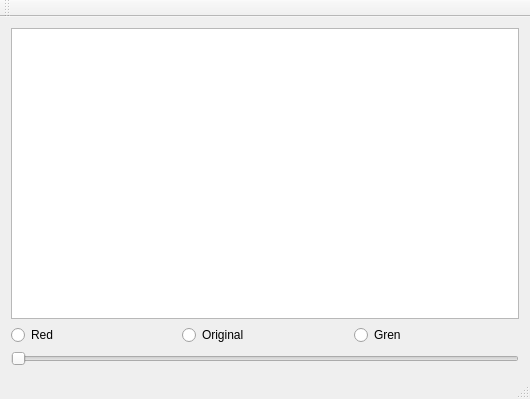
<?xml version="1.0" encoding="UTF-8"?>
<ui version="4.0">
 <class>MainWindow</class>
 <widget class="QMainWindow" name="MainWindow">
  <property name="geometry">
   <rect>
    <x>0</x>
    <y>0</y>
    <width>530</width>
    <height>399</height>
   </rect>
  </property>
  <property name="windowTitle">
   <string>MainWindow</string>
  </property>
  <widget class="QWidget" name="centralWidget">
   <layout class="QVBoxLayout" name="verticalLayout">
    <item>
     <widget class="QGraphicsView" name="graphicsView"/>
    </item>
    <item>
     <layout class="QHBoxLayout" name="horizontalLayout">
      <item>
       <widget class="QRadioButton" name="radioButton_Red">
        <property name="text">
         <string>Red</string>
        </property>
       </widget>
      </item>
      <item>
       <widget class="QRadioButton" name="radioButton_Orig">
        <property name="text">
         <string>Original</string>
        </property>
       </widget>
      </item>
      <item>
       <widget class="QRadioButton" name="radioButton_Gren">
        <property name="text">
         <string>Gren</string>
        </property>
       </widget>
      </item>
     </layout>
    </item>
    <item>
     <widget class="QSlider" name="horizontalSlider">
      <property name="orientation">
       <enum>Qt::Horizontal</enum>
      </property>
     </widget>
    </item>
   </layout>
  </widget>
  <widget class="QMenuBar" name="menuBar">
   <property name="geometry">
    <rect>
     <x>0</x>
     <y>0</y>
     <width>530</width>
     <height>21</height>
    </rect>
   </property>
  </widget>
  <widget class="QToolBar" name="mainToolBar">
   <attribute name="toolBarArea">
    <enum>TopToolBarArea</enum>
   </attribute>
   <attribute name="toolBarBreak">
    <bool>false</bool>
   </attribute>
  </widget>
  <widget class="QStatusBar" name="statusBar"/>
 </widget>
 <layoutdefault spacing="6" margin="11"/>
 <resources/>
 <connections/>
</ui>
